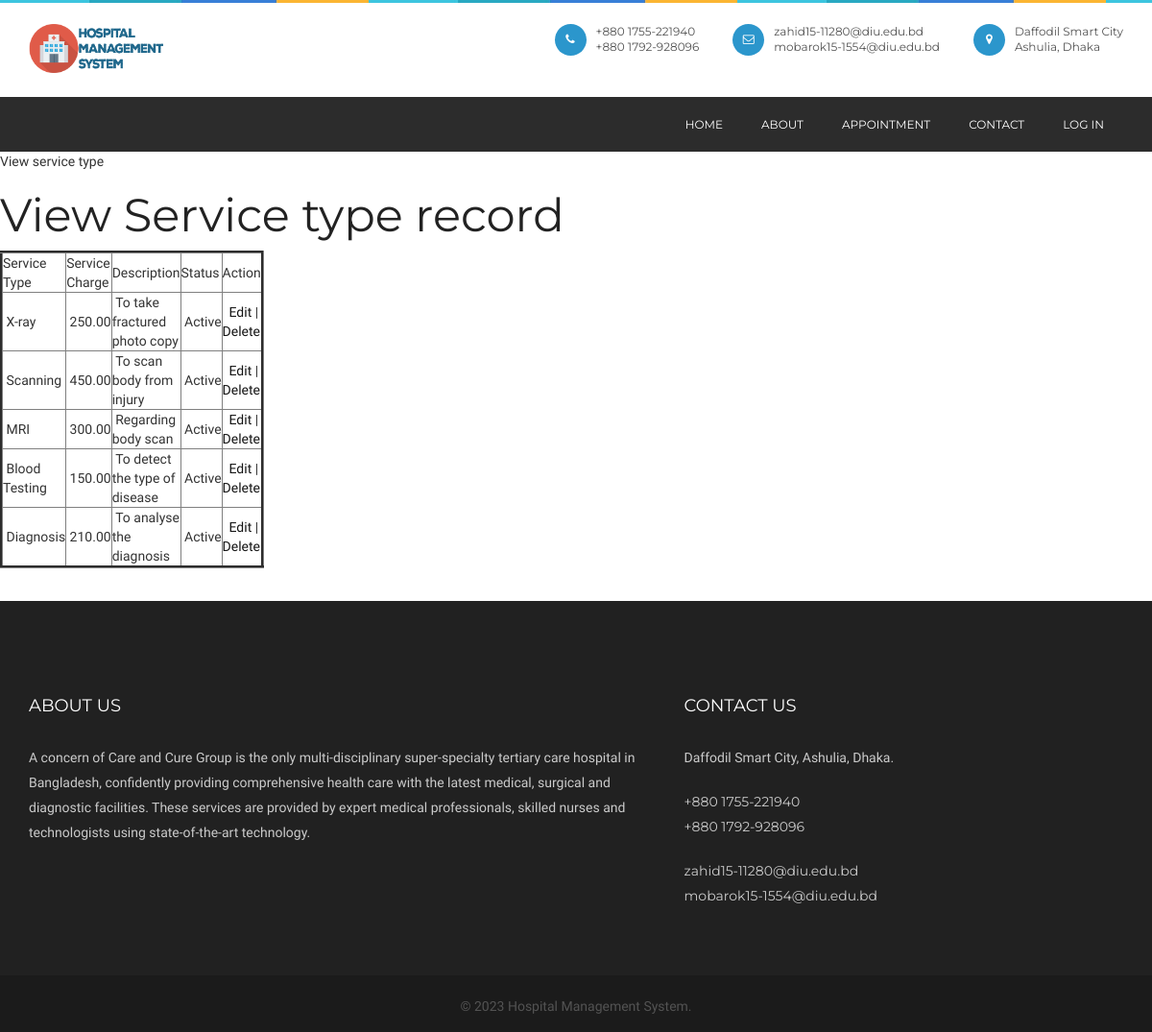
Screenshot of /viewservicetype.php with the database file from the repository.
### tables this page shows
CREATE TABLE `service_type` (
  `service_type_id` int(10) NOT NULL,
  `service_type` varchar(100) NOT NULL,
  `servicecharge` float(10,2) NOT NULL,
  `description` text NOT NULL,
  `status` varchar(10) NOT NULL
);

### viewservicetype.php (the view, shortened to what this page needs)
<?php
include("header.php");
include("dbconnection.php");
?>
<div class="wrapper col2">
  <div id="breadcrumb">
    <ul>
      <li class="first">View  service type</li></ul>
  </div>
</div>
<div class="wrapper col4">
  <div id="container">
    <h1>View Service type record</h1>
    <table width="200" border="3">
      <tbody>
        <tr>
          <td>Service Type</td>
          <td>Service Charge</td>
          <td>Description</td>
          <td>Status</td>
          <td>Action</td>
        </tr>
          <?php
		$sql ="SELECT * FROM service_type";
		$qsql = mysqli_query($con,$sql);
		while($rs = mysqli_fetch_array($qsql))
		{
        echo "<tr>
          <td>&nbsp;$rs[service_type]</td>
          <td>&nbsp;$rs[servicecharge]</td>
          <td>&nbsp;$rs[description]</td>
			 <td>&nbsp;$rs[status]</td>
          <td>&nbsp;
		 <a href='servicetype.php?editid=$rs[service_type_id]'>Edit</a> | <a href='viewservicetype.php?delid=$rs[service_type_id]'>Delete</a> </td>
        </tr>";
		}
		?>
      </tbody>
    </table>
    <p>&nbsp;</p>
  </div>
</div>
<?php
include("footer.php");
?>

### rows the page displays
service_type: service_type "X-ray", servicecharge "250.00", description "To take fractured photo copy", status "Active"
service_type: service_type "Scanning", servicecharge "450.00", description "To scan body from injury", status "Active"
service_type: service_type "MRI", servicecharge "300.00", description "Regarding body scan", status "Active"
service_type: service_type "Blood Testing", servicecharge "150.00", description "To detect the type of disease", status "Active"
service_type: service_type "Diagnosis", servicecharge "210.00", description "To analyse the diagnosis", status "Active"
